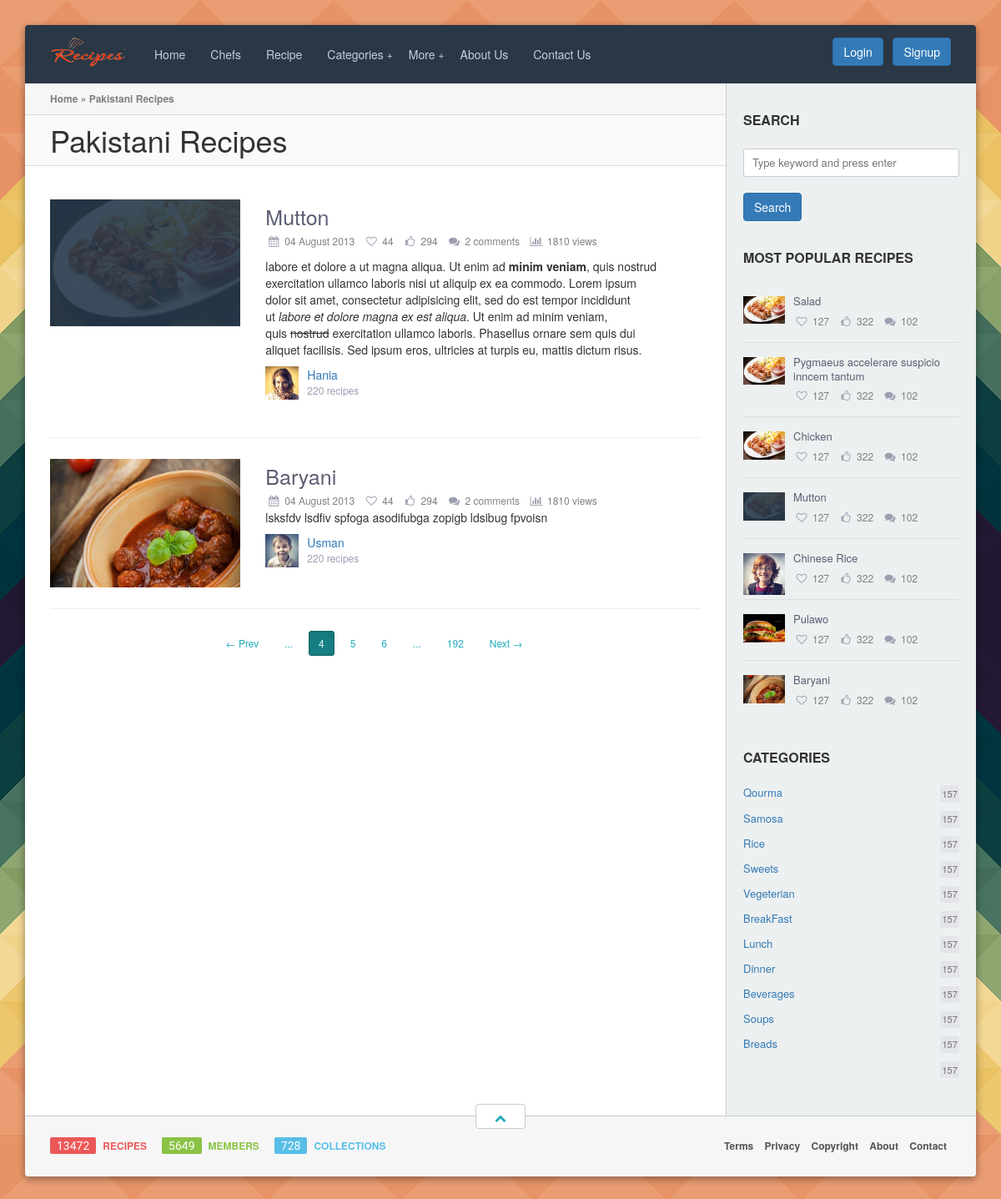
The page /pakistani_recipe.php on the database its author committed.
### tables this page shows
CREATE TABLE IF NOT EXISTS `dishes` (
  `dish_id` int(11) NOT NULL AUTO_INCREMENT,
  `dish_name` varchar(255) NOT NULL,
  `dish_ingred` longtext NOT NULL,
  `dish_direction` longtext NOT NULL,
  `dish_detail` longtext NOT NULL,
  `cat_id` int(11) NOT NULL,
  `chef_id` int(11) NOT NULL,
  `dish_photo` varchar(255) NOT NULL,
  `country_name` varchar(255) NOT NULL,
  PRIMARY KEY (`dish_id`)
);

CREATE TABLE IF NOT EXISTS `categories` (
  `cat_id` int(11) NOT NULL AUTO_INCREMENT,
  `cat_name` varchar(100) NOT NULL,
  `country_name` varchar(255) NOT NULL,
  PRIMARY KEY (`cat_id`)
);

CREATE TABLE IF NOT EXISTS `chefs` (
  `chef_id` int(11) NOT NULL AUTO_INCREMENT,
  `chef_name` varchar(255) NOT NULL,
  `chef_level` varchar(255) NOT NULL,
  `chef_photo` varchar(255) NOT NULL,
  PRIMARY KEY (`chef_id`)
);

### pakistani_recipe.php (the view, shortened to what this page needs)
<!DOCTYPE html>
<html lang="en">
<head>
	<?php include "includes/meta.php"; ?>
</head>
<body>
<section id="rw-layout" class="rw-layout">
<?php include "includes/header.php"; ?>
<div class="rw-section rw-container right-sidebar">
	<div class="rw-inner clearfix">
<?php include "includes/sidebar.php"; ?>
		<div class="rw-column rw-content">
			<div class="rw-row page-breadcrumb">
				<a href="#">Home</a> &raquo; <span>Pakistani Recipes</span>
			</div>
			<div class="rw-row page-title">
				<h1>Pakistani Recipes</h1>
			</div>
			<div class="rw-row">
				<div class="recipes-list">
<?php
$query=mysql_query("SELECT * FROM `dishes` where country_name='Pakistani' order by dish_id DESC ");
do{
	$data=mysql_fetch_array($query);
	if($data){
	$dish_name=$data['dish_name'];
	$dish_direction=$data['dish_direction'];
	$dish_photo=$data['dish_photo'];
	$chef_id=$data['chef_id'];
?>
					<div class="recipe clearfix">
						<div class="recipe-main-info clearfix">
							<div class="grid-container">
								<div class="entry-photo grid desk-4 alpha">
									<img src="admin/<?php echo $dish_photo; ?>" alt="" />
								</div>
								<div class="grid desk-8 omega">
									<div class="entry-title">
										<h2><a href="#"><?php echo $dish_name; ?></a></h2>
									</div>
									<div class="entry-controls minimal">
										<div class="control"> <i class="fa fa-calendar"></i> </div><span class="control-tip">04 August 2013</span>
										<a href="#" class="control entry-to-favorites" title="Add to favorites"> <i class="fa fa-heart-o"></i> </a><span class="control-tip">44</span>
										<a href="#" class="control entry-like" title="I like this!"> <i class="fa fa-thumbs-o-up"></i> </a> <span class="control-tip">294</span>
										<a href="#" class="control entry-comments" title="Comments"> <i class="fa fa-comments"></i> </a> <span class="control-tip">2 comments</span>
										<div class="control"> <i class="fa fa-bar-chart"></i> </div> <span class="control-tip">1810 views</span>
									</div>
									<div class="entry-content">
										<p><?php echo $dish_direction; ?></p>
									</div>
	<?php
		$chef_query = mysql_query("select * from `chefs` where chef_id = '$chef_id' ");
		$chef_data = mysql_fetch_array($chef_query);
		$chef_name = $chef_data['chef_name'];
		$chef_photo = $chef_data['chef_photo'];
	?>
									<div class="entry-info-author">
										<img src="admin/<?php echo $chef_photo; ?>" alt="" />
										<div class="author-name"><a href="#"><?php echo $chef_name; ?></a></div>
										<div class="total-recipes">220 recipes</div>
									</div>
								</div>
							</div>
						</div>
					</div>
					<?php }} while ($data);?>
				</div>
				<div class="recipes-pagination button-block center">
					<a class="button small nobg primary" href="#">&larr; Prev</a>
					<a class="button small nobg primary" href="#">...</a>
					<span class="button small nobg primary current">4</span>
					<a class="button small nobg primary" href="#">5</a>
					<a class="button small nobg primary" href="#">6</a>
					<a class="button small nobg primary" href="#">...</a>
					<a class="button small nobg primary" href="#">192</a>
					<a class="button small nobg primary" href="#">Next &rarr;</a>
				</div>
			</div>
		</div>
	</div>
</div>
<?php include "includes/footer.php"; ?>
</section>
</body>
</html>

### includes/sidebar.php (shortened to what this page needs)
<div class="rw-column rw-sidebar">
	<div class="the-sidebar">
		<aside class="widget widget-search">
			<div class="widget-title"><h3>Search</h3></div>
			<form method="get" class="search-form" action="">
				<input type="text" class="search-field fullwidth" name="dish_name" placeholder="Type keyword and press enter" value="">
				<button type="submit" class="btn btn-primary" name="submit">Search</button>
			</form>
		</aside>
		<aside class="widget widget-posts">
			<div class="widget-title"><h3>Most popular recipes</h3></div>
			<div class="widget-posts-list">
<?php
$query=mysql_query("SELECT * FROM `dishes` order by dish_id DESC ");
do{
	$data=mysql_fetch_array($query);
	if($data){
	$dish_name=$data['dish_name'];
	$dish_id=$data['dish_id'];
	$dish_photo=$data['dish_photo'];
?>
				<div class="post">
					<div class="entry-photo">
						<img src="admin/<?php echo $dish_photo; ?>" alt="" />
					</div>
					<div class="entry-title">
						<a href="view_recipe.php?dish_id=<?php echo $dish_id; ?>"><?php echo $dish_name; ?></a>
					</div>
					<div class="entry-controls minimal">
						<a href="#" class="control entry-to-favorites" title="Add to favorites"> <i class="fa fa-heart-o"></i> </a><span class="control-tip">127</span>
						<a href="#" class="control entry-like" title="I like this!"> <i class="fa fa-thumbs-o-up"></i> </a> <span class="control-tip">322</span>
						<a href="#" class="control entry-comments" title="Comments"> <i class="fa fa-comments"></i> </a> <span class="control-tip">102</span>
					</div>
				</div>
	<?php }} while ($data);?>
			</div>
		</aside>
		<aside class="widget widget-categories">
			<div class="widget-title"><h3>Categories</h3></div>
	<?php
	$query=mysql_query("SELECT * FROM `categories`");
	while($row=mysql_fetch_array($query)){
	?>
			<ul>
				<li><a href="#"><?php echo $row['cat_name']; ?> <span class="mark light-gray">157</span></a></li>
			</ul>
	<?php } ?>
		</aside>
	</div>
</div>

### rows shown on the page
dishes: dish_photo (picture), dish_name "Salad"
dishes: dish_photo (picture), dish_name "Pygmaeus accelerare suspicio inncem tantum"
dishes: dish_photo (picture), dish_name "Chicken"
dishes: dish_photo (picture), dish_name "Mutton", dish_direction "labore et dolore a ut magna aliqua. Ut enim ad minim veniam , quis nostrud exercitation ullamco laboris nisi ut aliquip ex ea commodo. Lorem ipsum dolor sit amet, consectetur adipisicing elit, sed do est tempor incididunt ut labore et dolore magna ex est aliqua . Ut enim ad minim veniam, quis nostrud exercitation ullamco laboris. Phasellus ornare sem quis dui aliquet facilisis. Sed ipsum eros, ultricies at turpis eu, mattis dictum risus.", chef.chef_photo (picture), chef.chef_name "Hania"
dishes: dish_photo (picture), dish_name "Chinese Rice"
dishes: dish_photo (picture), dish_name "Pulawo"
dishes: dish_photo (picture), dish_name "Baryani", dish_direction "lsksfdv lsdfiv spfoga asodifubga zopigb ldsibug fpvoisn", chef.chef_photo (picture), chef.chef_name "Usman"
categories: cat_name "Qourma"
categories: cat_name "Samosa"
categories: cat_name "Rice"
categories: cat_name "Sweets"
categories: cat_name "Vegeterian"
categories: cat_name "BreakFast"
categories: cat_name "Lunch"
categories: cat_name "Dinner"
categories: cat_name "Beverages"
categories: cat_name "Soups"
categories: cat_name "Breads"
